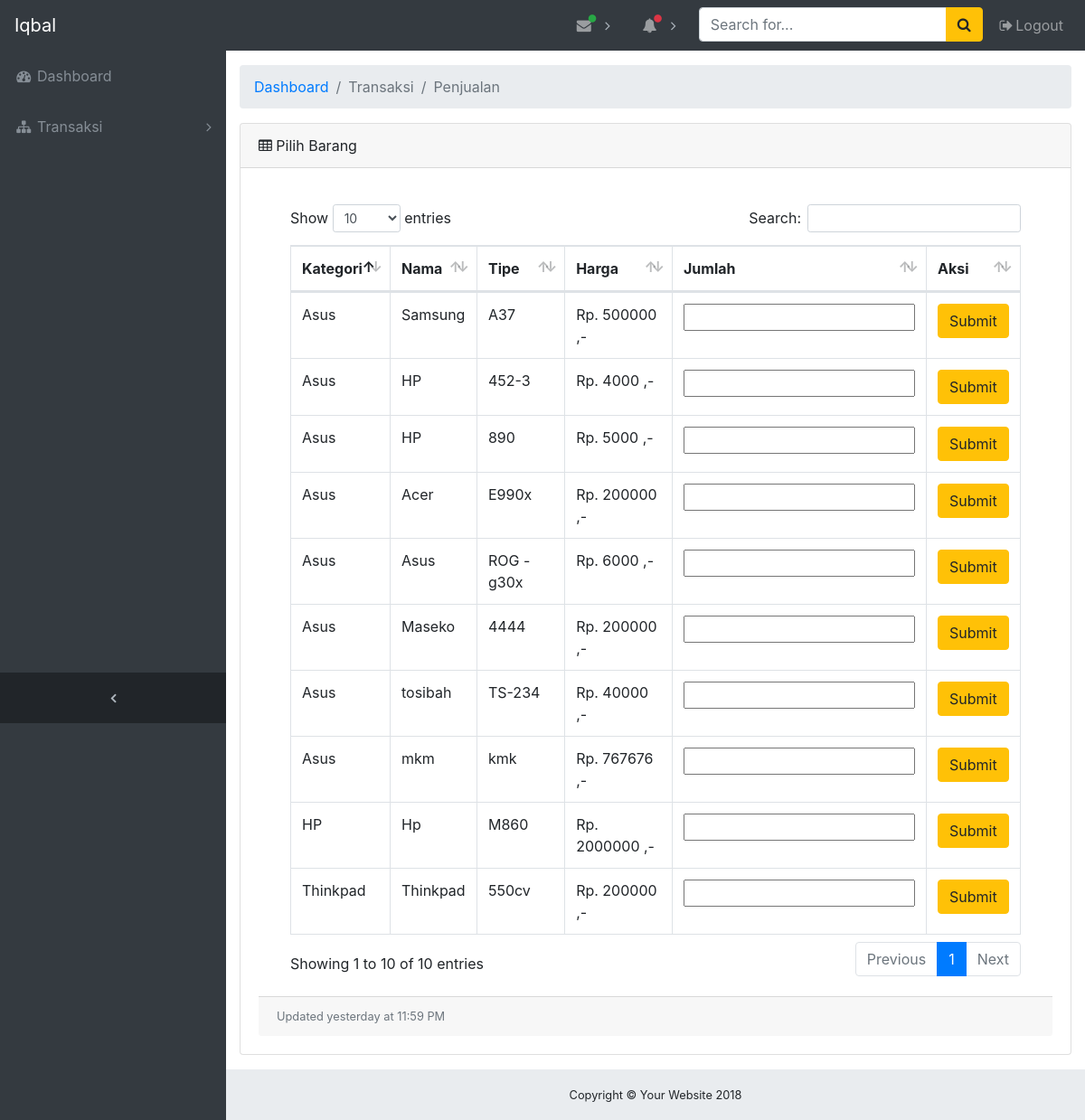
/pilihbarang.php (signed in), run on the app's committed database.
### tables this page shows
CREATE TABLE `barang` (
  `id_barang` varchar(5) NOT NULL,
  `id_kategori` varchar(5) NOT NULL,
  `nama_barang` varchar(100) NOT NULL,
  `tipe` varchar(100) NOT NULL,
  `stok` varchar(100) NOT NULL,
  `stokawal` varchar(100) NOT NULL,
  `pembelian` varchar(100) NOT NULL,
  `penjualan` varchar(100) NOT NULL,
  `harga_beli` varchar(100) NOT NULL,
  `harga_jual` varchar(100) NOT NULL,
  `tanggal` date NOT NULL
);

CREATE TABLE `kategori` (
  `id_kategori` varchar(5) NOT NULL,
  `nama_kategori` varchar(100) NOT NULL
);

### pilihbarang.php (the view, shortened to what this page needs)
<?php
include 'php/koneksi.php';
 if (empty($_SESSION['username'])) {
 header("location:index.php");
 } else {?>
<!DOCTYPE html>
<html lang="en">
<head>
  <link href="vendor/bootstrap/css/bootstrap.min.css" rel="stylesheet">
  <link href="vendor/font-awesome/css/font-awesome.min.css" rel="stylesheet" type="text/css">
  <link href="vendor/datatables/dataTables.bootstrap4.css" rel="stylesheet">
  <link href="css/sb-admin.css" rel="stylesheet">
</head>
<body class="fixed-nav sticky-footer bg-dark" id="page-top">
  <nav class="navbar navbar-expand-lg navbar-dark bg-dark fixed-top" id="mainNav">
    <a class="navbar-brand" href="dashboard.php"><?php echo $_SESSION['nama_user']; ?></a>
    <div class="collapse navbar-collapse" id="navbarResponsive">
      <ul class="navbar-nav navbar-sidenav" id="exampleAccordion">
        <li class="nav-item" data-toggle="tooltip" data-placement="right" title="Dashboard">
          <a class="nav-link" href="dashboard.php">
            <i class="fa fa-fw fa-dashboard"></i>
            <span class="nav-link-text">Dashboard</span>
          </a>
        </li>
        <?php if ( $_SESSION['status']=="gudang") { ?>
          <li class="nav-item" data-toggle="tooltip" data-placement="right" title="Example Pages">
            <a class="nav-link nav-link-collapse collapsed" data-toggle="collapse" href="#collapseExamplePages" data-parent="#exampleAccordion">
              <i class="fa fa-fw fa-file"></i>
              <span class="nav-link-text">Laporan</span>
            </a>
            <ul class="sidenav-second-level collapse" id="collapseExamplePages">
              <li>
                <a href="Lstok.php">Stok</a>
              </li>
              <li>
                <a href="Lpembelian.php">Pembelian</a>
              </li>
              <li>
                <a href="Lpenjualan.php">Penjualan</a>
              </li>
            </ul>
          </li>
        </ul>
      <?php  } elseif ($_SESSION['status']=="kasir") { ?>
        <li class="nav-item" data-toggle="tooltip" data-placement="right" title="Menu Levels">
          <a class="nav-link nav-link-collapse collapsed" data-toggle="collapse" href="#collapseMulti" data-parent="#exampleAccordion">
            <i class="fa fa-fw fa-sitemap"></i>
            <span class="nav-link-text">Transaksi</span>
          </a>
        </li>
      </ul>
  <?php  } ?>
      <ul class="navbar-nav sidenav-toggler">
        <li class="nav-item">
          <a class="nav-link text-center" id="sidenavToggler">
            <i class="fa fa-fw fa-angle-left"></i>
          </a>
        </li>
      </ul>
      <ul class="navbar-nav ml-auto">
        <li class="nav-item dropdown">
          <a class="nav-link dropdown-toggle mr-lg-2" id="messagesDropdown" href="#" data-toggle="dropdown" aria-haspopup="true" aria-expanded="false">
            <i class="fa fa-fw fa-envelope"></i>
            <span class="indicator text-success d-none d-lg-block">
              <i class="fa fa-fw fa-circle"></i>
            </span>
          </a>
        </li>
        <li class="nav-item dropdown">
          <a class="nav-link dropdown-toggle mr-lg-2" id="alertsDropdown" href="#" data-toggle="dropdown" aria-haspopup="true" aria-expanded="false">
            <i class="fa fa-fw fa-bell"></i>
            <span class="indicator text-danger d-none d-lg-block">
              <i class="fa fa-fw fa-circle"></i>
            </span>
          </a>
        </li>
        <li class="nav-item">
          <form class="form-inline my-2 my-lg-0 mr-lg-2">
            <div class="input-group">
              <input class="form-control" type="text" placeholder="Search for...">
              <span class="input-group-append">
                <button class="btn btn-warning" type="button">
                  <i class="fa fa-search"></i>
                </button>
              </span>
            </div>
          </form>
        </li>
        <li class="nav-item">
          <a class="nav-link" data-toggle="modal" data-target="#exampleModal">
            <i class="fa fa-fw fa-sign-out"></i>Logout</a>
        </li>
      </ul>
    </div>
  </nav>
  <div class="content-wrapper">
    <div class="container-fluid">
      <ol class="breadcrumb">
        <li class="breadcrumb-item">
          <a href="dashboard.php">Dashboard</a>
        </li>
        <li class="breadcrumb-item active">Transaksi</li>
        <li class="breadcrumb-item active">Penjualan</li>
      </ol>
      <div class="card mb-3">
        <div class="card-header">
          <i class="fa fa-table"></i> Pilih Barang</div>
        <div class="card-body">
          <div class="card-body">
          <div class="table-responsive">
            <?php   $results = mysqli_query($conn, "SELECT  k.id_kategori ,nama_kategori, id_barang, nama_barang, tipe, stok, harga_beli, harga_jual FROM kategori k
                                      JOIN barang pn USING(id_kategori);");?>
                    <table class="table table-bordered" id="dataTable" width="100%" cellspacing="0">
                      <thead>
                        <tr>
                          <th>Kategori</th>
                          <th>Nama</th>
                          <th>Tipe</th>
                          <th>Harga</th>
                          <th>Jumlah</th>
                          <th>Aksi</th>
                        </tr>
                      </thead>
                      <tbody>
                          <?php while ($row = mysqli_fetch_array($results)) { ?>
                        <tr>
                          <form  action="php/aksi.php" method="POST">
                          <td><?php echo $row['nama_kategori']; ?>
                          </td>
                          <td><?php echo $row['nama_barang']; ?>
                          </td>
                          <td><?php echo $row['tipe']; ?>
                          </td>
                          <td>Rp. <?php echo $row['harga_jual']; ?> ,-
                          </td>
                          <td><input type="number" name="jumlah"></td>
                          <td><input class="btn btn-warning" type="submit" name="tambah"></td>
                        </form>
                        </tr>
                        <?php } ?>
              </tbody>
            </table>
          </div>
        </div>
        <div class="card-footer small text-muted">Updated yesterday at 11:59 PM</div>
      </div>
      </div>
    <footer class="sticky-footer">
      <div class="container">
        <div class="text-center">
          <small>Copyright © Your Website 2018</small>
        </div>
      </div>
    </footer>
  </div>
</body>
</html>
<?php
}
 ?>

### css/sb-admin.css (style rules this page uses)
html { position: relative; min-height: 100%; }
body { overflow-x: hidden; }
body.sticky-footer { margin-bottom: 56px; }
body.sticky-footer .content-wrapper { min-height: calc(100vh - 56px - 56px); }
body.fixed-nav { padding-top: 56px; }
.content-wrapper { min-height: calc(100vh - 56px); padding-top: 1rem; }
#mainNav .navbar-collapse { overflow: auto; max-height: 75vh; }
#mainNav .navbar-collapse .navbar-nav .nav-item .nav-link { cursor: pointer; }
#mainNav .navbar-collapse .navbar-sidenav .nav-link-collapse:after { float: right; content: '\f107'; font-family: 'FontAwesome'; }
#mainNav .navbar-collapse .navbar-sidenav .nav-link-collapse.collapsed:after { content: '\f105'; }
#mainNav .navbar-collapse .sidenav-toggler { display: none; }
#mainNav .navbar-collapse .navbar-nav > .nav-item.dropdown > .nav-link { position: relative; min-width: 45px; }
#mainNav .navbar-collapse .navbar-nav > .nav-item.dropdown > .nav-link:after { float: right; width: auto; content: '\f105'; border: none; font-family: 'FontAwesome'; }
#mainNav .navbar-collapse .navbar-nav > .nav-item.dropdown > .nav-link .indicator { position: absolute; top: 5px; left: 21px; font-size: 10px; }
@media (min-width: 992px) { #mainNav .navbar-brand { width: 250px; } }
@media (min-width: 992px) { #mainNav .navbar-collapse { overflow: visible; max-height: none; } }
@media (min-width: 992px) { #mainNav .navbar-collapse .navbar-sidenav { position: absolute; top: 0; left: 0; -webkit-flex-direction: column; -ms-flex-direction: column; flex-direction: column; margin-top: 56px; } }
@media (min-width: 992px) { #mainNav .navbar-collapse .navbar-sidenav > .nav-item { width: 250px; padding: 0; } }
@media (min-width: 992px) { #mainNav .navbar-collapse .navbar-sidenav > .nav-item > .nav-link { padding: 1em; } }
@media (min-width: 992px) { #mainNav .navbar-collapse .navbar-nav > .nav-item.dropdown > .nav-link { min-width: 0; } }
@media (min-width: 992px) { #mainNav .navbar-collapse .navbar-nav > .nav-item.dropdown > .nav-link:after { width: 24px; text-align: center; } }
#mainNav.fixed-top .sidenav-toggler { display: none; }
@media (min-width: 992px) { #mainNav.fixed-top .navbar-sidenav { height: calc(100vh - 112px); } }
@media (min-width: 992px) { #mainNav.fixed-top .sidenav-toggler { position: absolute; top: 0; left: 0; display: flex; -webkit-flex-direction: column; -ms-flex-direction: column; flex-direction: column; margin-top: calc(100vh - 56px); } }
@media (min-width: 992px) { #mainNav.fixed-top .sidenav-toggler > .nav-item { width: 250px; padding: 0; } }
@media (min-width: 992px) { #mainNav.fixed-top .sidenav-toggler > .nav-item > .nav-link { padding: 1em; } }
#mainNav.fixed-top.navbar-dark .sidenav-toggler { background-color: #212529; }
#mainNav.fixed-top.navbar-dark .sidenav-toggler a i { color: #adb5bd; }
.content-wrapper { overflow-x: hidden; background: white; }
@media (min-width: 992px) { .content-wrapper { margin-left: 250px; } }
#sidenavToggler i { font-weight: 800; }
#mainNav.navbar-dark .navbar-collapse .navbar-sidenav .nav-link-collapse:after { color: #868e96; }
#mainNav.navbar-dark .navbar-collapse .navbar-sidenav > .nav-item > .nav-link { color: #868e96; }
#mainNav.navbar-dark .navbar-collapse .navbar-nav > .nav-item.dropdown > .nav-link:after { color: #adb5bd; }
@media (min-width: 992px) { #mainNav.navbar-dark .navbar-collapse .navbar-sidenav { background: #343a40; } }
footer.sticky-footer { position: absolute; right: 0; bottom: 0; width: 100%; height: 56px; background-color: #e9ecef; line-height: 55px; }
@media (min-width: 992px) { footer.sticky-footer { width: calc(100% - 250px); } }

### data on the page
barang: id_kategori.nama_kategori "Asus", nama_barang "Samsung", tipe "A37", harga_jual "500000"
barang: id_kategori.nama_kategori "Asus", nama_barang "HP", tipe "452-3", harga_jual "4000"
barang: id_kategori.nama_kategori "Asus", nama_barang "HP", tipe "890", harga_jual "5000"
barang: id_kategori.nama_kategori "HP", nama_barang "Hp", tipe "M860", harga_jual "2000000"
barang: id_kategori.nama_kategori "Thinkpad", nama_barang "Thinkpad", tipe "550cv", harga_jual "200000"
barang: id_kategori.nama_kategori "Asus", nama_barang "Acer", tipe "E990x", harga_jual "200000"
barang: id_kategori.nama_kategori "Asus", nama_barang "Asus", tipe "ROG - g30x", harga_jual "6000"
barang: id_kategori.nama_kategori "Asus", nama_barang "Maseko", tipe "4444", harga_jual "200000"
barang: id_kategori.nama_kategori "Asus", nama_barang "tosibah", tipe "TS-234", harga_jual "40000"
barang: id_kategori.nama_kategori "Asus", nama_barang "mkm", tipe "kmk", harga_jual "767676"

### other printed values
$_SESSION['nama_user'] "Iqbal"
